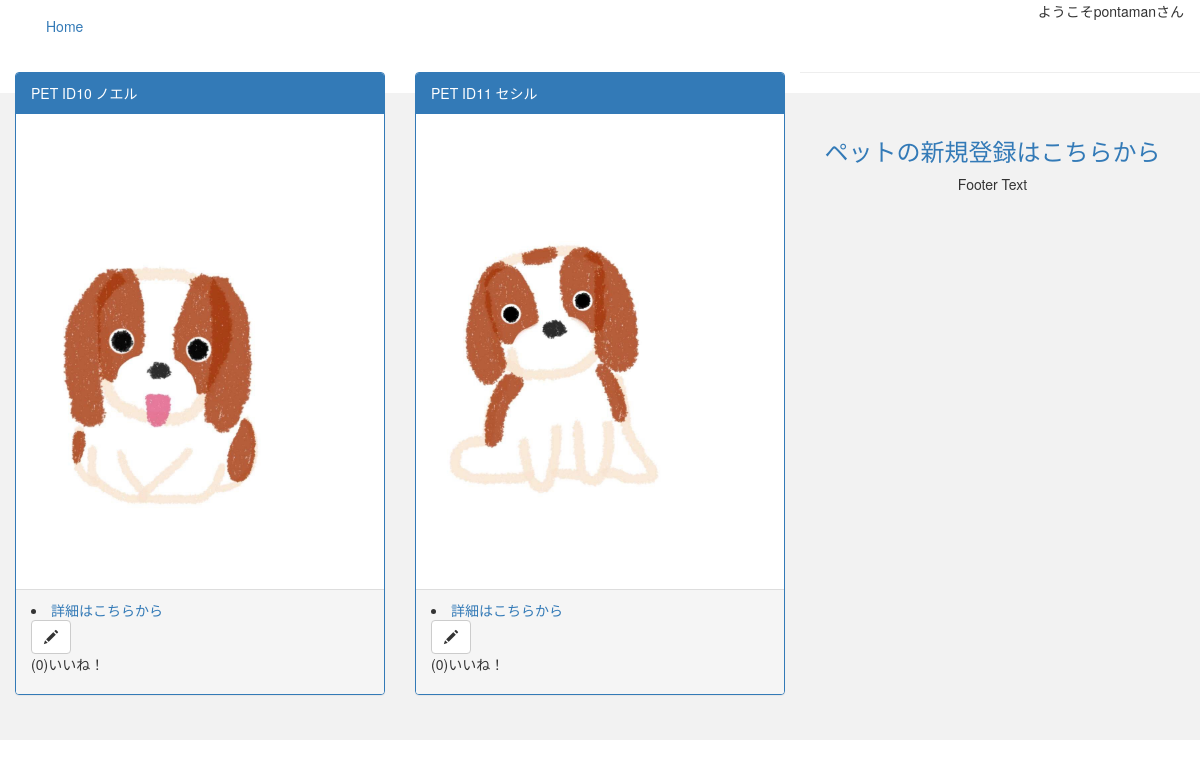
Screenshot of /blog/1/ (signed in) with the database file from the repository.
### blog/models.py (models this page shows, shortened)
class Photo(models.Model):
    image = models.ImageField(verbose_name='写真',upload_to='images/',)
    good_count = models.IntegerField(default=0)
    pub_date = models.DateTimeField(default=timezone.now)
    pet = models.ForeignKey(Pet, on_delete=models.CASCADE,null=True)
    is_primary = models.BooleanField(verbose_name='表示用として使う',default=False)
    is_dispalyed = models.BooleanField(verbose_name='表示させますか？',default=False)

class Pet(models.Model):
    SEX_CHOICES = (
        (0,'オス'),
        (1,'メス'),
        (2,'秘密'),
    )
    PET_CHOICES = (
        (0,'犬'),
        (1,'猫'),
        (2,'その他'),
    )
    name = models.CharField(max_length=40)
    owner = models.ForeignKey(get_user_model(),on_delete=models.CASCADE,null=True)
    sex = models.IntegerField(
        verbose_name = '性別',
        choices = SEX_CHOICES,
        default = 0
    )
    together_with = models.IntegerField(
        verbose_name = 'いつから一緒にいますか？',
        default=1985,
        validators=[MinValueValidator(1985)]
    )
    pet_type = models.IntegerField(
        verbose_name = 'ペットの種類',
        choices = PET_CHOICES,
        default = 0
    )
    created_at = models.DateTimeField(default=timezone.now)

### blog/views.py (the view, shortened to what this page needs)
# urls.py: path('blog/<int:user_id>/', views.mypage, name='mypage'),
def mypage(request, user_id):
    user = request.user
    pet = Pet.objects.filter(owner=user)
    pet_count = Pet.objects.filter(owner=user).count()
    if request.method == 'GET':
        form =  PhotoSubmitForm()
        if Pet.objects.filter(owner=user).count() <10:
            return render(request, 'blog/mypage.html', {
                'pet_count':pet_count,
                'pet':pet,
                'form': form,
                'user': user})
        else:
            return render(request, 'blog/mypage.html', {
                'user': user})

### blog/templates/blog/mypage.html (shortened to what this page needs)
<!DOCTYPE html>
<html lang="ja">
<head>
  <link rel="stylesheet" href="http://maxcdn.bootstrapcdn.com/bootstrap/3.3.7/css/bootstrap.min.css">
</head>
<body>
<nav class="navbar navbar">
  <div class="container-fluid">
    <div class="collapse navbar-collapse" id="myNavbar">
      <ul class="nav navbar-nav">
        <li class="active"><a href="{% url 'index' %} ">Home</a></li>
      </ul>
      <ul class="nav navbar-nav navbar-right">
        <li>ようこそ{{ user.username }}さん</li>
      </ul>
    </div>
  </div>
</nav>
{% for pet in user.pet_set.all %}
{% for photo in pet.photo_set.all %}
  {% if photo.is_primary == True %}
<div class="col-sm-4">
  <div class="panel panel-primary">
    <div class="panel-heading"> PET ID{{ photo.pet_id }} {{ photo.pet.name}}</div>
    <div class="panel-body"><img src="/media/{{ photo.image }}" class="img-responsive" width="250" height="20" alt="Image"></div>
    <div class="panel-footer">
      <li><a href="{% url 'pet_detail' pet.id %}">詳細はこちらから</a></li>
      <a class="btn btn-default" href="{% url 'pet_edit' pet.id %}"><span class="glyphicon glyphicon-pencil"></span></a>
          <p>({{ photo.good_count }})いいね！</p>
    </div>
  </div>
</div>
  {% endif %}
{% endfor %}
{% endfor %}
<hr>
<footer class="container-fluid text-center">
  <h3><ul class="active"><a href="{% url 'create_pet' %}">ペットの新規登録はこちらから</a></ul></h3>
  <p>Footer Text</p>
</footer>
</body>
</html>

### blog/templates/blog/mypage.html (style rules this page uses)
footer { background-color: #f2f2f2; padding: 25px; }

### rows the page displays
Photo: pet_id "10", pet.name "ノエル", image (picture), good_count "0"
Photo: pet_id "11", pet.name "セシル", image (picture), good_count "0"

### other values shown
{{ user.username }} "pontaman"
